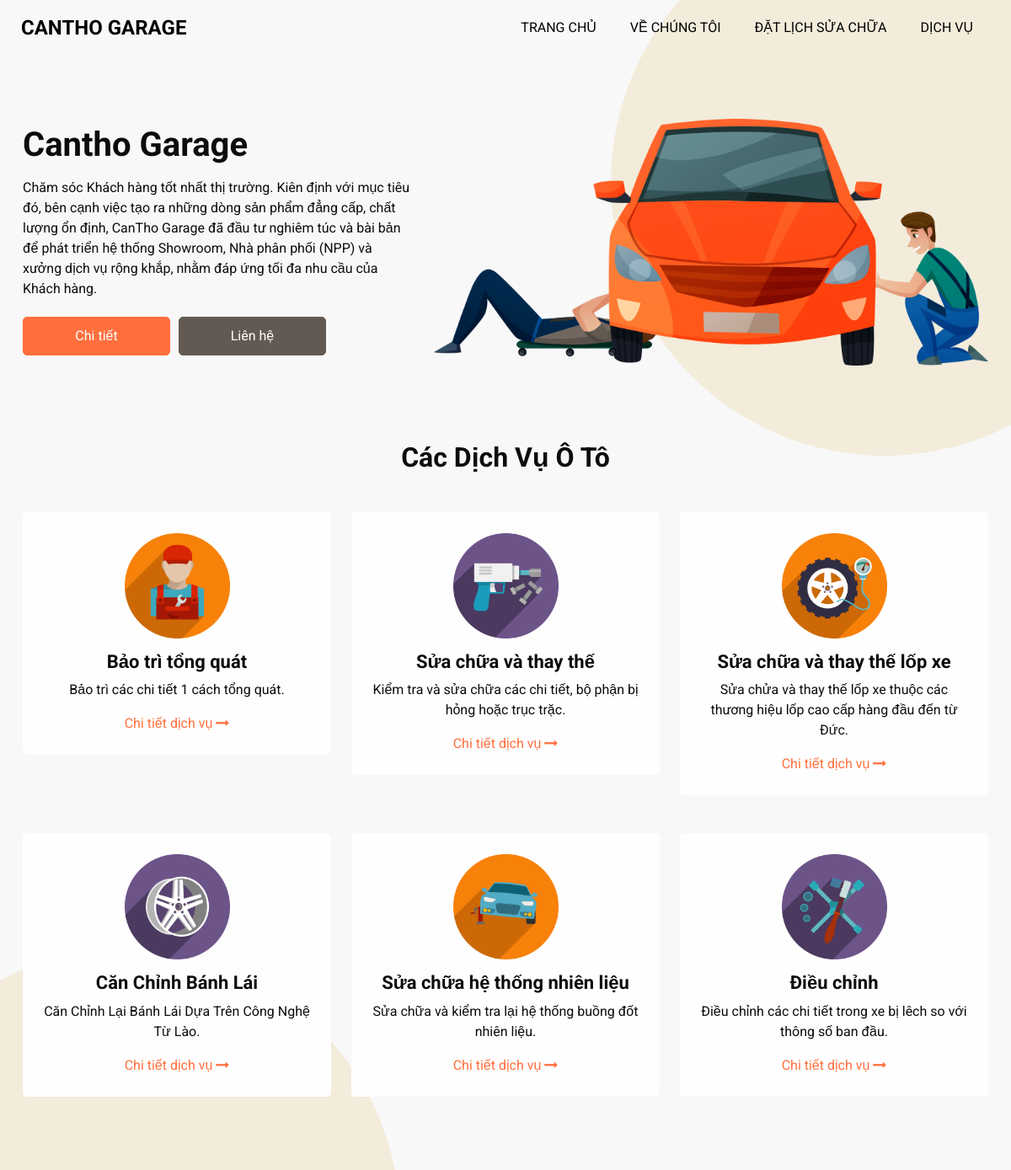
The app's page / (upper part), older data.
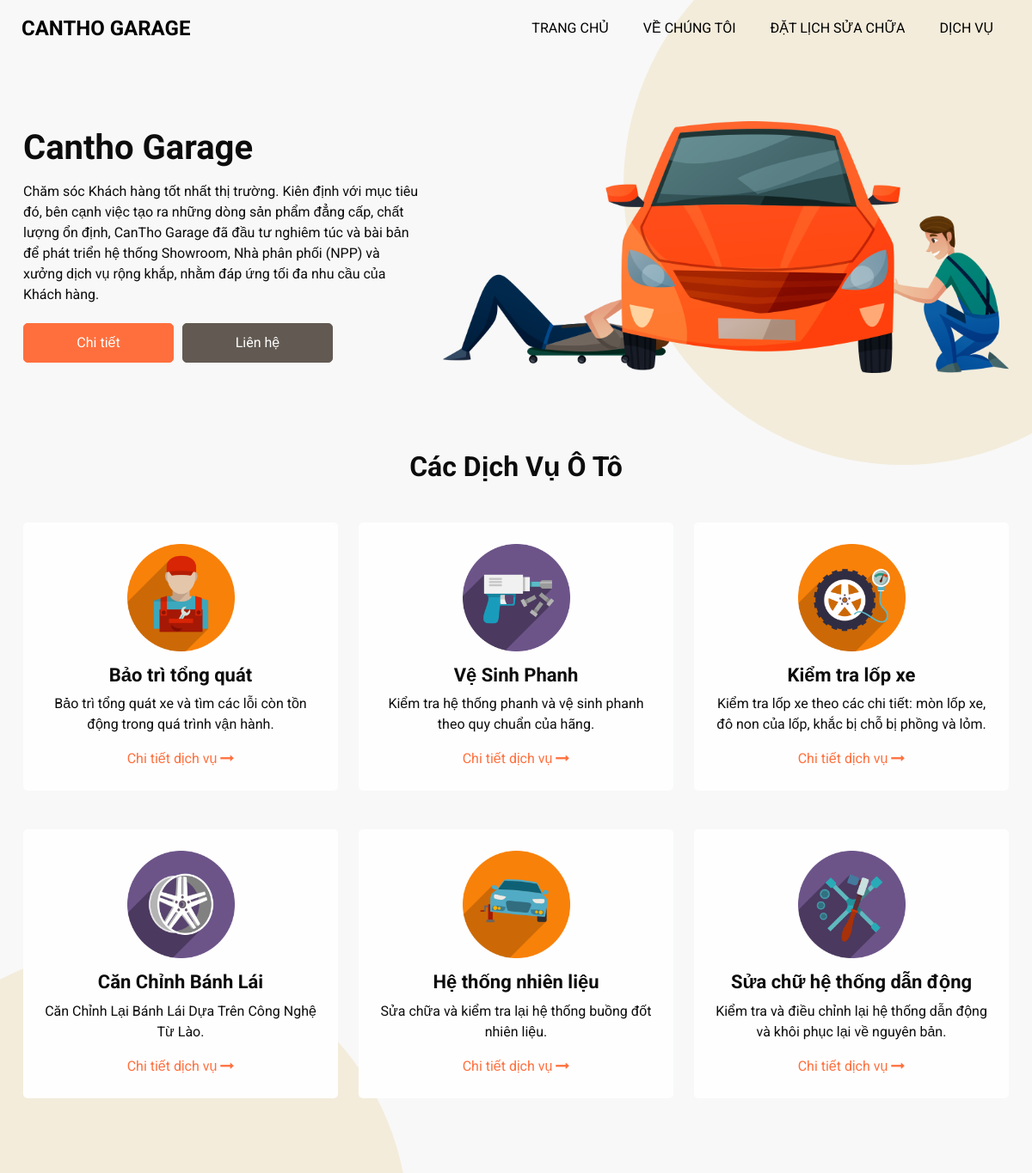
The same page, newer data.
### garage/models.py (models this page shows, shortened)
class Garage(models.Model):
    name = models.CharField(max_length=255, blank=True, verbose_name="Tên cửa hàng")
    description = models.TextField(max_length=2000, blank=True, null=True, verbose_name="Giới thiệu cửa hàng")
    image = models.ImageField(max_length=255, blank=True)
    created_at = models.DateTimeField(auto_now_add=True)
    class Meta:
        verbose_name_plural  = '⚙️ Cửa Hàng'

class Service(models.Model):
    name = models.CharField(max_length=255, blank=True, verbose_name='Tên Dịch Vụ')
    price = models.CharField(max_length=255, blank=True , verbose_name='Giá (VND)')
    time_todo = models.CharField(max_length=255, blank=True , verbose_name='Thời gian (phút)')
    description = models.TextField(max_length=255, blank=True, null=True, verbose_name='Mô tả')
    image = models.ImageField(max_length=255, blank=True)
    created_at = models.DateTimeField(auto_now_add=True)
    class Meta:
        verbose_name_plural  = 'Quản Lý Dịch Vụ '

### garage/views.py (the view)
# urls.py: path('', Homepage.as_view(), name ='homepage'),
class Homepage(ListView):
    model = Service
    template_name = 'garage/index.html'
    context_object_name = 'services'
    def get_context_data(self, **kwargs):
        context = super(Homepage, self).get_context_data(**kwargs)
        context['garage'] = Garage.objects.get(id=1)
        return context

### garage/templates/garage/index.html (shortened to what this page needs)
  {% extends 'garage/partials/main.html' %}
    <section class="slider_section">
      <div id="customCarousel1" class="carousel slide" data-ride="carousel">
        <div class="carousel-inner">
          <div class="carousel-item active">
            <div class="container">
              <div class="row">
                <div class="col-md-6 col-lg-5">
                  <div class="detail-box">
                    <h1>{{garage.name}}</h1>
                    <p>{{garage.description}}</p>
                    <div class="btn-box">
                      <a href="" class="btn-1">Chi tiết</a>
                      <a href="" class="btn-2"> Liên hệ</a>
                    </div>
                  </div>
                </div>
                <div class="col-md-6 col-lg-7">
                  <div class="img-box">
                    {% load static %}
                    <img src="{% static '/images/slider-img.png' %}" alt="" />
                  </div>
                </div>
              </div>
            </div>
          </div>
        </div>
      </div>
    </section>
    <section class="service_section" id="services">
      <div class="container">
        <div class="heading_container heading_center">
          <h2>Các Dịch Vụ Ô Tô</h2>
        </div>
      </div>
      <div class="container">
        <div class="row">
          {% for service in services %}
          <div class="col-md-6 col-lg-4">
            <div class="box">
              <div class="img-box">
                <img src="{{service.image.url}}" alt="" />
              </div>
              <div class="detail-box">
                <h4>{{service.name}}</h4>
                <p>{{service.description}}</p>
                <a href="{% url 'service' service.id %}">
                 Chi tiết dịch vụ
                  <i class="fa fa-long-arrow-right" aria-hidden="true"></i>
                </a>
              </div>
            </div>
          </div>
          {% endfor %}
        </div>
      </div>
    </section>
    <section class="about_section layout_padding">
              {% load static %}
    </section>
    {% load static %}
    {% load static %}
    {% load static %}

### garage/templates/garage/partials/main.html (shortened to what this page needs)
{% load static %}
<!DOCTYPE html>
<html lang="en">
  {% include 'garage/partials/header.html' %}
  <body>
    {% block content %} {% endblock %}
  </body>
</html>

### garage/templates/garage/partials/header.html (shortened to what this page needs)
{% load static %}
<head>
  <link
    href="https://cdn.jsdelivr.net/npm/bootstrap@5.2.1/dist/css/bootstrap.min.css"
    rel="stylesheet"
  />
  {% load static %}
  <link href="{% static 'css/font-awesome.min.css' %}" rel="stylesheet" />
  {% load static %}
  <link href="{% static 'css/booking.css' %}" rel="stylesheet" />
  {% load static %}
  <link href="{% static 'css/style.css' %}" rel="stylesheet" />
  {% load static %}
  <link href="{% static  'css/responsive.css' %}" rel="stylesheet" />
</head>
<body>
  <header class="header_section">
    <div class="container-fluid">
      <nav class="navbar navbar-expand-lg custom_nav-container">
        <a class="navbar-brand" href="{% url 'homepage' %}">
          <span>{{garage.name}}</span>
        </a>
        <div class="collapse navbar-collapse" id="navbarSupportedContent">
          <ul class="navbar-nav ml-auto">
            <li class="nav-item active">
              <a class="nav-link" href="{% url 'homepage' %}"
                >Trang Chủ <span class="sr-only">(current)</span></a
              >
            </li>
            <li class="nav-item">
              <a class="nav-link" href=""> Về chúng tôi</a>
            </li>
            <li class="nav-item">
              <a class="nav-link" href="{% url 'booking' %}"
                >Đặt lịch sửa chữa</a
              >
            </li>
            <li class="nav-item">
              <a class="nav-link" href="{% url 'homepage' %}#services"
                >Dịch vụ</a
              >
            </li>
          </ul>
        </div>
      </nav>
    </div>
  </header>
</body>
{% load static %}
{% load static %}

### static/css/style.css (style rules this page uses)
html { overflow-x: hidden; }
body { font-family: "Roboto", sans-serif; color: #0c0c0c; background-color: #f8f8f8; overflow-x: hidden; }
section { max-width: 1400px; margin: auto; }
.layout_padding { padding: 90px 0; }
.heading_container { display: -webkit-box; display: -ms-flexbox; display: flex; -webkit-box-orient: vertical; -webkit-box-direction: normal; -ms-flex-direction: column; flex-direction: column; -webkit-box-align: start; -ms-flex-align: start; align-items: flex-start; }
.heading_container h2 { position: relative; font-weight: bold; margin: 0; }
.heading_container.heading_center { -webkit-box-align: center; -ms-flex-align: center; align-items: center; text-align: center; }
a, a:hover, a:focus { text-decoration: none; }
.header_section .container-fluid { padding-right: 25px; padding-left: 25px; }
.navbar-brand span { font-weight: bold; color: #000000; font-size: 24px; text-transform: uppercase; }
.custom_nav-container { padding: 10px 0; }
.custom_nav-container .navbar-nav .nav-item .nav-link { padding: 5px 20px; color: #000000; text-align: center; text-transform: uppercase; }
.navbar-nav { flex: 3; justify-content: flex-end; }
.slider_section { display: -webkit-box; display: -ms-flexbox; display: flex; -webkit-box-align: center; -ms-flex-align: center; align-items: center; padding-top: 75px; padding-bottom: 90px; position: relative; }
.slider_section::before { content: ""; position: absolute; top: 150px; right: 150px; width: 650px; height: 650px; -webkit-transform: translate(50%, -50%); transform: translate(50%, -50%); background-color: #f3ecdb; border-radius: 100%; z-index: -1; }
.slider_section .row { -webkit-box-align: center; -ms-flex-align: center; align-items: center; }
.slider_section #customCarousel1 { width: 100%; position: unset; }
.slider_section .detail-box h1 { font-weight: bold; margin-bottom: 15px; }
.slider_section .detail-box .btn-box { display: -webkit-box; display: -ms-flexbox; display: flex; -ms-flex-wrap: wrap; flex-wrap: wrap; margin: 0 -5px; }
.slider_section .detail-box a { margin: 5px; width: 175px; text-align: center; }
.slider_section .detail-box .btn-1 { display: inline-block; padding: 10px 15px; background-color: #ff6f3d; color: #ffffff; border-radius: 5px; border: 1px solid #ff6f3d; -webkit-transition: all 0.3s; transition: all 0.3s; }
.slider_section .detail-box .btn-2 { display: inline-block; padding: 10px 15px; background-color: #625a52; color: #ffffff; border-radius: 5px; border: 1px solid #625a52; -webkit-transition: all 0.3s; transition: all 0.3s; }
.slider_section .img-box img { width: 100%; }
.service_section { position: relative; }
.service_section .box { margin-top: 45px; display: -webkit-box; display: -ms-flexbox; display: flex; -webkit-box-orient: vertical; -webkit-box-direction: normal; -ms-flex-direction: column; flex-direction: column; -webkit-box-align: center; -ms-flex-align: center; align-items: center; text-align: center; padding: 25px; background-color: #fffefe; border-radius: 5px; }
.service_section .box .img-box { width: 125px; height: 125px; }
.service_section .box .img-box img { width: 100%; }
.service_section .box .detail-box { margin-top: 15px; }
.service_section .box .detail-box h4 { font-weight: bold; font-size: 22px; }
.service_section .box .detail-box a { color: #ff6f3d; }
.about_section { position: relative; }
.about_section::before { content: ""; position: absolute; top: 150px; left: 150px; width: 650px; height: 650px; -webkit-transform: translate(-50%, -50%); transform: translate(-50%, -50%); background-color: #f3ecdb; border-radius: 100%; z-index: -1; }

### static/css/responsive.css (style rules this page uses)
@media (min-width: 1200px) { .container { max-width: 1170px; } }

Row changes from the older to the newer data that the page shows:
changed Service "Bảo trì tổng quát": description "Bảo trì các chi tiết 1 cách tổng quát." → "Bảo trì tổng quát xe và tìm các lỗi còn tồn động trong quá trình vận hành."
changed Service: name "Sửa chữa và thay thế" → "Vệ Sinh Phanh"; description "Kiểm tra và sửa chữa các chi tiết, bộ phận bị hỏng hoặc trục trặc." → "Kiểm tra hệ thống phanh và vệ sinh phanh theo quy chuẩn của hãng."
changed Service: name "Sửa chữa và thay thế lốp xe" → "Kiểm tra lốp xe"; description "Sửa chửa và thay thế lốp xe thuộc các thương hiệu lốp cao cấp hàng đầu đến từ Đức." → "Kiểm tra lốp xe theo các chi tiết: mòn lốp xe, đô non của lốp, khắc bị chỗ bị phồng và lỏm."
changed Service "Sửa chữa và kiểm tra lại hệ thống buồng đốt nhiên liệu.": name "Sửa chữa hệ thống nhiên liệu" → "Hệ thống nhiên liệu"
changed Service: name "Điều chỉnh" → "Sửa chữ hệ thống dẫn động"; description "Điều chỉnh các chi tiết trong xe bị lêch so với thông số ban đầu." → "Kiểm tra và điều chỉnh lại hệ thống dẫn động và khôi phục lại về nguyên bản."
